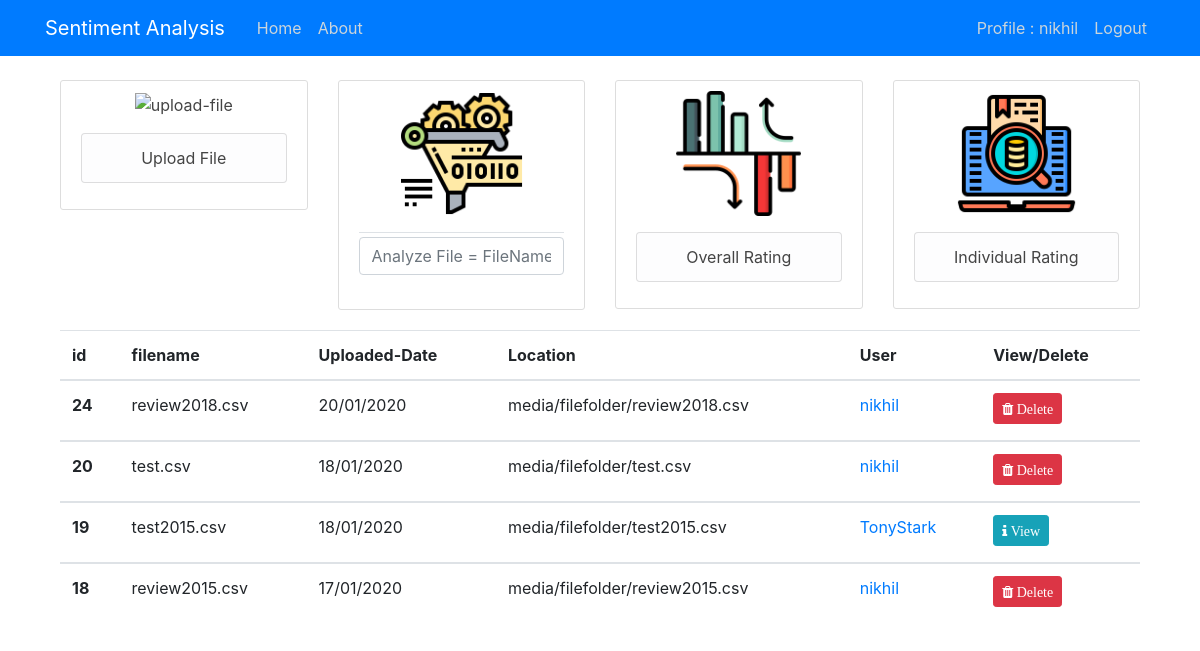
/sentiment/ (signed in), run on an earlier commit of the app's database.
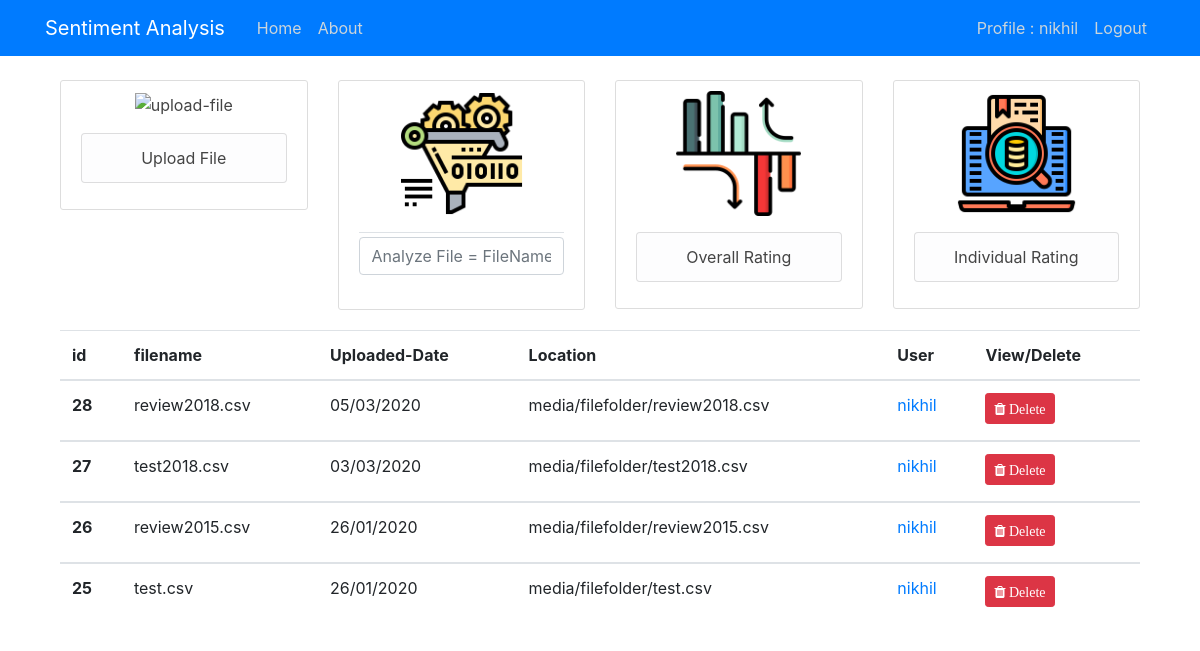
And on a later commit of the database.
### sentiment/models.py (models this page shows, shortened)
class fileupload(models.Model):
    filename = models.CharField(max_length=100)
    filetype = models.FileField(upload_to='filefolder')
    upload_date = models.DateTimeField(default=timezone.now)
    user = models.ForeignKey(User,on_delete=models.CASCADE)

### sentiment/views.py (the view)
# urls.py: path('',fileListView.as_view(),name='home'),
class fileListView(ListView):
    model = fileupload
    template_name = 'sentiment/home.html'
    context_object_name = 'file'
    ordering = ['-upload_date']
    paginate_by = 4

### sentiment/templates/sentiment/home.html (shortened to what the changed rows need)
{% extends "sentiment/base.html" %}
{% load staticfiles %}
{% block content %}
{% if user.is_authenticated %}
    <main role="main" class="container">
            <div class="row">
                <div class="col-md-12">
                        <div class="table-responsive-sm">
                            <table class="table">
                                <thead>
                                    <tr>
                                      <th scope="col">id</th>
                                      <th scope="col">filename</th>
                                      <th scope="col">Uploaded-Date</th>
                                      <th scope="col">Location</th>
                                      <th scope="col">User</th>
                                      <th scope="col">View/Delete</th>
                                    </tr>
                                  </thead>
                                  {% for file in file %}
                                    <tbody>
                                      <tr>
                                        <th scope="row">{{ file.id }}</th>
                                        <td>{{ file.filename }}</td>
                                        <td>{{ file.upload_date|date:"d/m/Y" }}</td>
                                        <td>media/{{ file.filetype }}</td>
                                        <td><a class="article-content" href="{% url 'user-fileupload' file.user %}">{{ file.user }}</a></td>
                                        {% if file.user == user %}
                                            <td><a class="btn btn-danger btn-sm mb-1" href="{% url 'file-delete' file.id %}"><i class="fa fa-trash"> Delete</i></a></td>
                                        {% else %}
                                        <td><a class="btn btn-info btn-sm mb-1" href="{% url 'user-fileupload' file.user %}"><i class="fa fa-info"> View</i></a></td>
                                        {% endif %}
                                      </tr>
                                    </tbody>
                                  {% endfor %}
                                </table>
                            </div>
                </div>
            </div>
    </main>
  {% endif %}
{% endblock content %}

What changed in the data, as far as the page shows it:
removed fileupload: id "24", filename "review2018.csv", upload_date "20/01/2020", filetype "filefolder/review2018.csv", user "nikhil", shows "Delete"
removed fileupload: id "20", filename "test.csv", upload_date "18/01/2020", filetype "filefolder/test.csv", user "nikhil", shows "Delete"
removed fileupload: id "19", filename "test2015.csv", upload_date "18/01/2020", filetype "filefolder/test2015.csv", user "TonyStark", shows "View"
removed fileupload: id "18", filename "review2015.csv", upload_date "17/01/2020", filetype "filefolder/review2015.csv", user "nikhil", shows "Delete"
added fileupload: id "28", filename "review2018.csv", upload_date "05/03/2020", filetype "filefolder/review2018.csv", user "nikhil", shows "Delete"
added fileupload: id "27", filename "test2018.csv", upload_date "03/03/2020", filetype "filefolder/test2018.csv", user "nikhil", shows "Delete"
added fileupload: id "26", filename "review2015.csv", upload_date "26/01/2020", filetype "filefolder/review2015.csv", user "nikhil", shows "Delete"
added fileupload: id "25", filename "test.csv", upload_date "26/01/2020", filetype "filefolder/test.csv", user "nikhil", shows "Delete"
